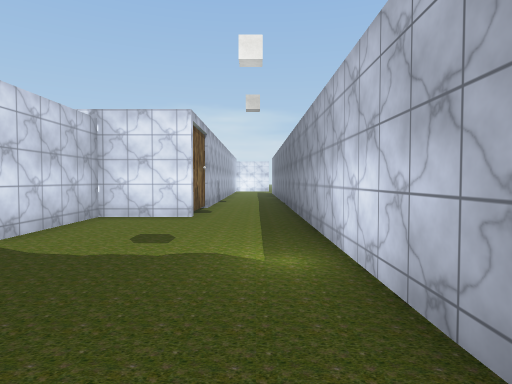
view 1 (above)

24 first-person views from a walk through a scene from a Unity 3-D project. The camera is 1.3 m above the floor, tilts 2° down and sees 75° across. The floor is counted in squares, 2 m on a side. Each view is taken from the middle of a square. On the plan, view 1 faces up. The plan holds only what a view shows up to about 10 squares ahead; the rest is blank. The place goes on beyond the plan. Some trees and plants on the terrain are drawn as simple stand-ins. Some animated figures are not drawn. Door leaves are left out, so doorways stand open. Some surface patterns are stand-ins.

view 2
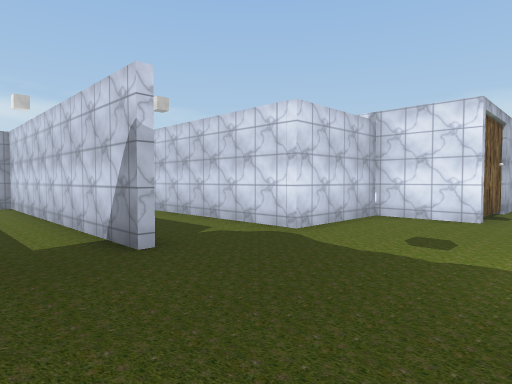

view 3
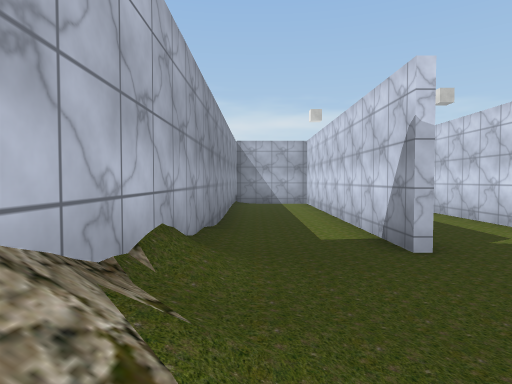

view 4
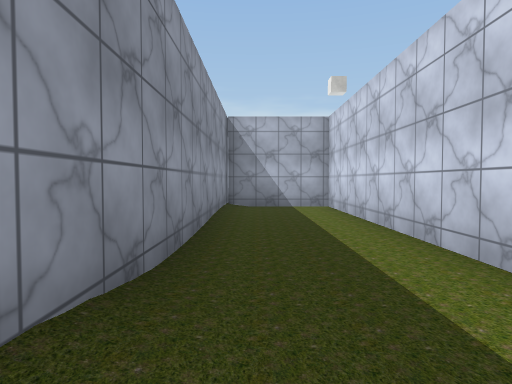

view 5
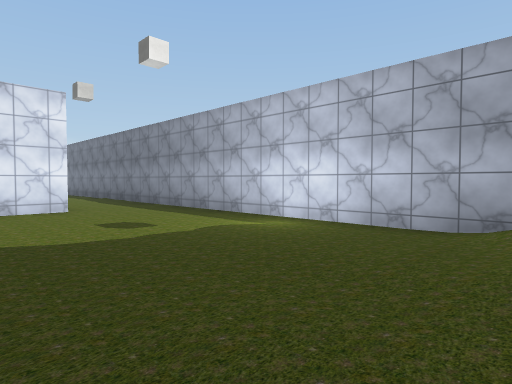

view 6
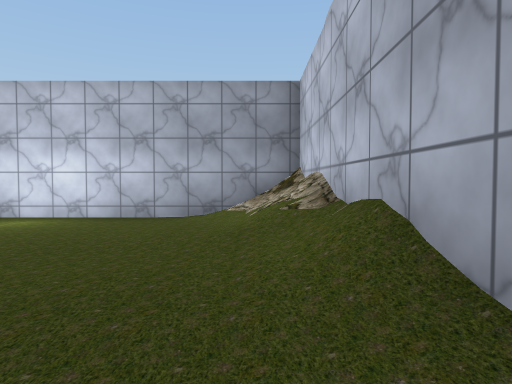

view 7
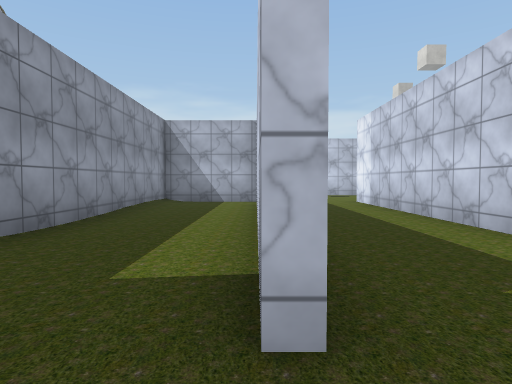

view 8
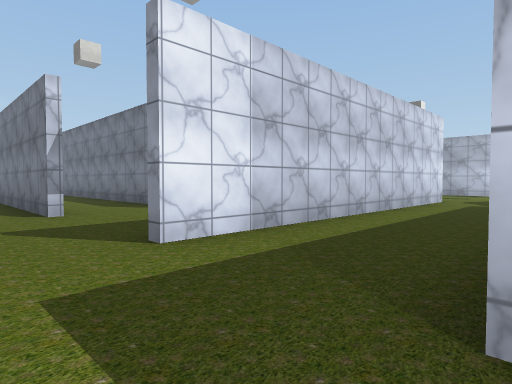

view 9
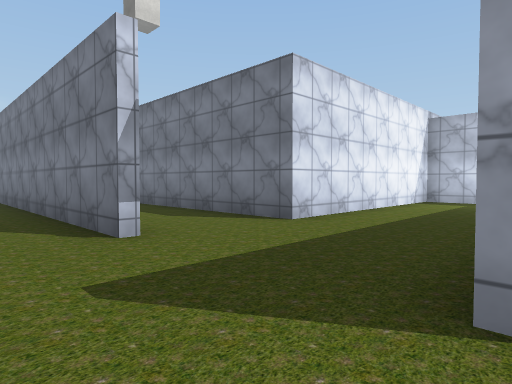

view 10
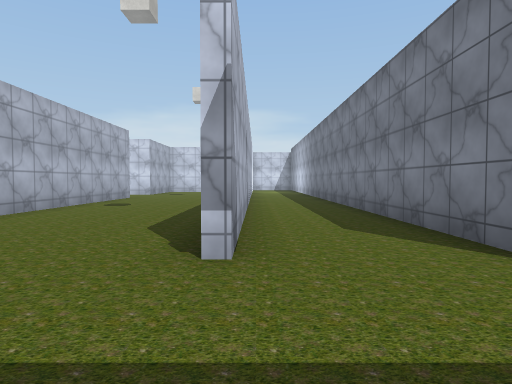

view 11
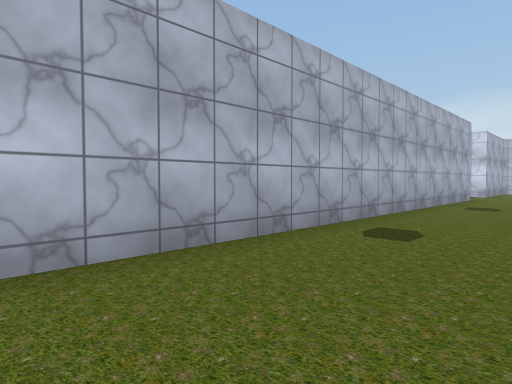

view 12
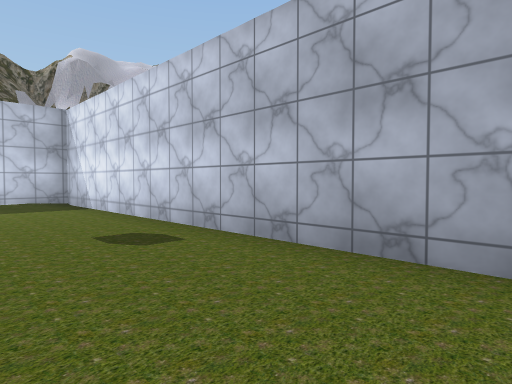

view 13
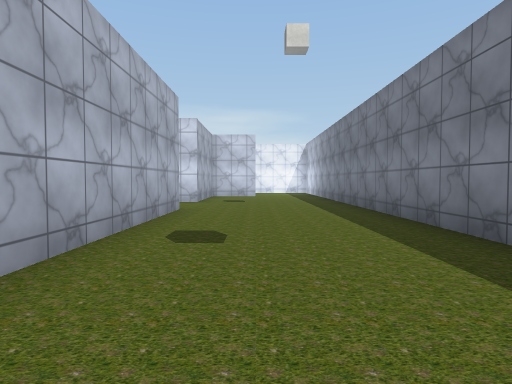

view 14
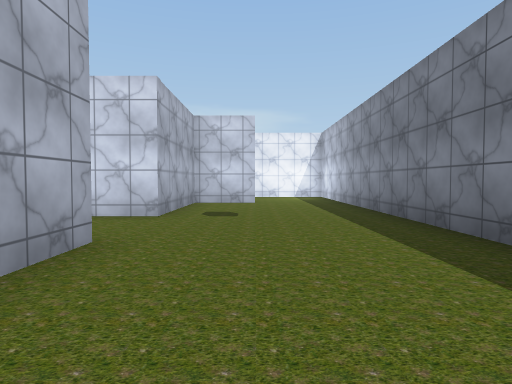

view 15
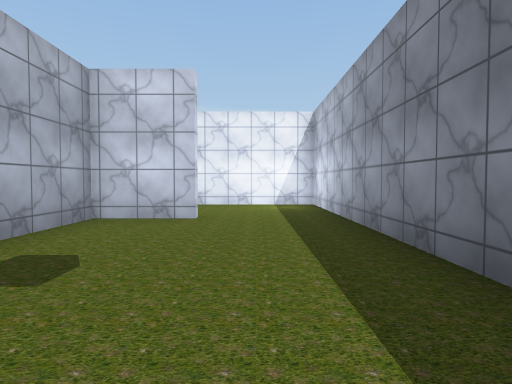

view 16
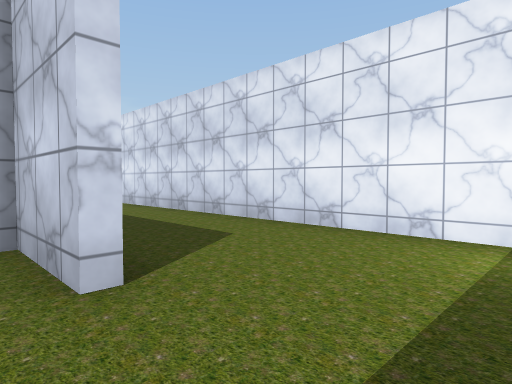

view 17
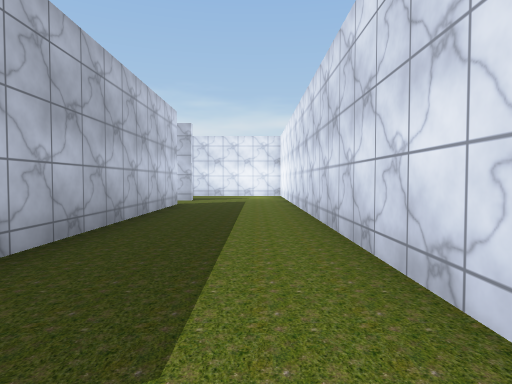

view 18
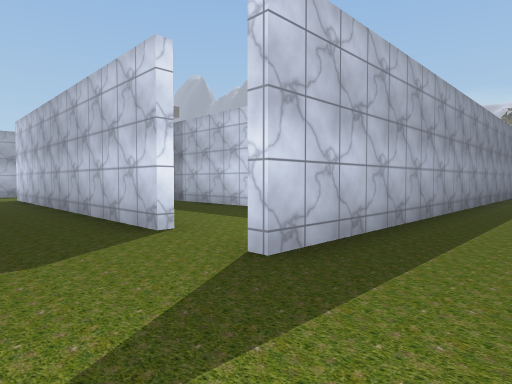

view 19
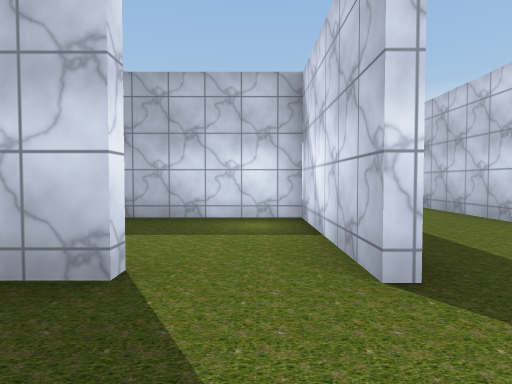

view 20
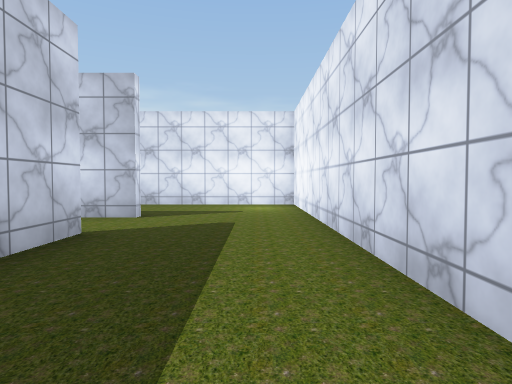

view 21
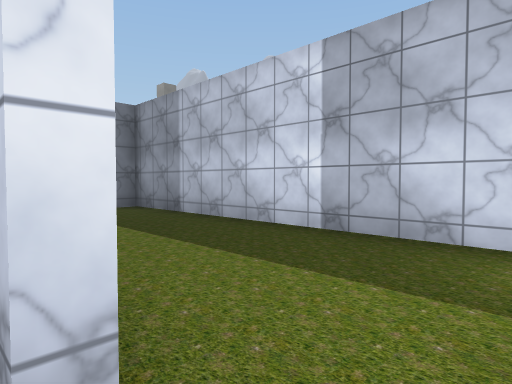

view 22
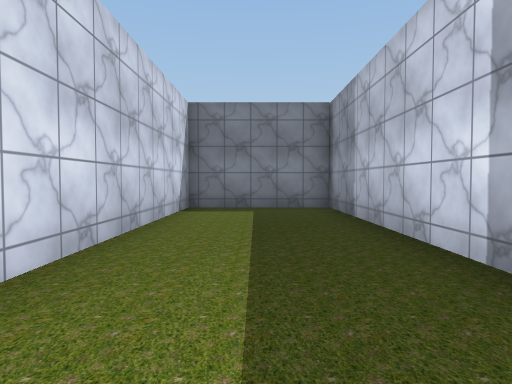

view 23
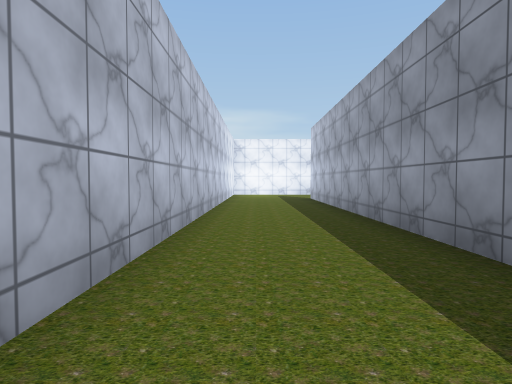

view 24
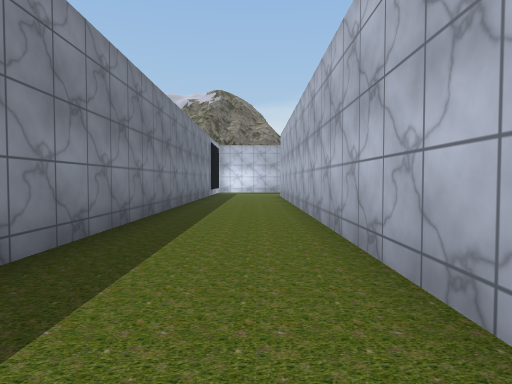

### Floor plan
Points are (right, up) in squares from view 1. A wall is a line through its corners. A room is listed if a view was taken in it or the views show most of it. See-through windows are left out.
Room 1 (views 1, 2, 3, 4, 5, 6, 7)
walls: (-4.3, 2) (-13.3, 2) (-13.3, -0.8) (1.2, -0.8) (1.2, 7.4); (-1.7, 8.5) (-4, 8.5) (-4, 5.1)
ways out: opening at (-4.5, 3.5) to room 2; opening at (-0.5, 8)
Room 2 (views 8, 9, 10, 11, 12, 13, 14, 15, 16, 17, 18, 19, 20, 21, 23, 24)
walls: (-13.3, 15.9) (-13.3, 8.8); (-17.7, 18.5) (-17.7, -0.8) (-16.3, -0.8); (-13.4, 8.6) (-13.4, 28) (-30, 28) (-30, 7.1); (-16, 24.6) (-17.7, 24.6) (-17.7, 21); (-27.1, 7) (-27.1, 25); (-25.1, 24.9) (-17, 24.9); (-4.2, 7.1) (-4.2, 8.5) (-10.7, 8.5) (-10.7, 16); (-26.8, 25) (-26.8, 23.6); (-4, 5.1) (-13.4, 5.1)
ways out: opening at (-4.5, 3.5) to room 1; opening at (-25.5, 23.5) to room 3; opening at (-18, 19.5)
Room 3 (view 22)
walls: (-26.8, 23.6) (-26.8, 21.2) (-18, 21.2) (-18, 24.6) (-24, 24.6)
ways out: opening at (-25.5, 23.5) to room 2

Positions as (right, up) in squares from view 1, and headings:
1: (0, 0), facing up
2: (0, 0), facing up-left
3: (0, 0), facing left
4: (-4, 0), facing left
5: (-4, 0), facing up-right
6: (-5, 0), facing right
7: (-3, 2), facing left
8: (-15, 2), facing up-right
9: (-15, 5), facing up-right
10: (-13, 6), facing up
11: (-15, 6), facing up-left
12: (-15, 9), facing down-left
13: (-16, 11), facing up
14: (-16, 15), facing up
15: (-15, 19), facing up
16: (-14, 24), facing up-left
17: (-16, 27), facing left
18: (-29, 27), facing down-right
19: (-26, 27), facing down
20: (-21, 27), facing left
21: (-26, 25), facing down-right
22: (-26, 23), facing right
23: (-29, 13), facing up
24: (-29, 17), facing down
